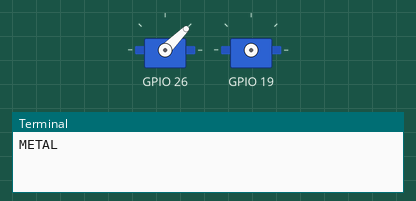
The program below on a simulated Raspberry Pi (BCM pin numbers), started with the argument metal. Parts: 2 × servo, the last lines printed to the terminal. Servo angles are drawn from the pulse width (0.5 ms = 0°, 2.5 ms = 180°). At 5.0 s the program stops and its outputs stay as they are.

Above: at 0.1 s.
At 4.1 s:
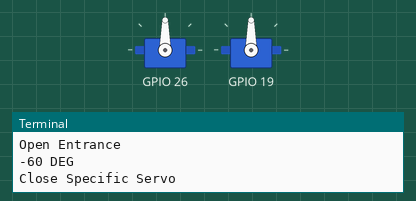
Timing chart, 0 to 5.6 s (numbered marks = the images above):
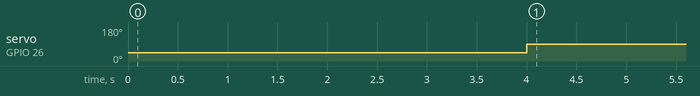

The program:

servo_rotation.py
```python
import RPi.GPIO as GPIO
import time
import sys

GPIO.setmode(GPIO.BCM)  # set the GPIO mode to BCM numbering

# Set the GPIO pins for the servos
servo_pins = {
    'plastic': 12,
    'metal': 26,
    'paper': 19
}

# Get the classified trash from  the command line argument
classified_trash = sys.argv[1]

# Set up the entrance pin
entrance_pin = servo_pins.get('paper')
if entrance_pin:
    GPIO.setup(entrance_pin, GPIO.OUT)  # set the entrance pin as an output
    entrance_pwm = GPIO.PWM(entrance_pin, 50)
    entrance_pwm.start(0)

# Set up the specific servo pin based on the classified trash
specific_servo_pin = servo_pins.get(classified_trash.lower())

if classified_trash.lower() in ['metal', 'plastic']:
    if specific_servo_pin:
        GPIO.setup(specific_servo_pin, GPIO.OUT)  # set the specific servo pin as an output
        specific_pwm = GPIO.PWM(specific_servo_pin, 50)
        specific_pwm.start(0)
        if(classified_trash == 'metal'):
            print("METAL")
            specific_pwm.ChangeDutyCycle(5)
            time.sleep(1)
        elif (classified_trash =='plastic'):
            print("PLASTIC")
            specific_pwm.ChangeDutyCycle(10)
            time.sleep(1)
        # Rotate the specific servo to 60 degrees
        #print("60 DEG")
        #specific_pwm.ChangeDutyCycle(7.5)
        #time.sleep(1)

        # Rotate back the specific servo to -60 degrees
        #print("-60 DEG")
        #specific_pwm.ChangeDutyCycle(2.5)
        #time.sleep(1)

        # Stop the specific servo
        #specific_pwm.stop()

        # Open the entrance by rotating to 90 degrees
        print("Open Entrance")
        entrance_pwm.ChangeDutyCycle(1.5)
        time.sleep(1)
        print("-60 DEG")
        entrance_pwm.ChangeDutyCycle(7.5)
        time.sleep(1)
        # Stop the entrance servo
        entrance_pwm.stop()

        # Wait for the entrance to close
        time.sleep(1)

        # Close the specific servo for metal or paper
        print("Close Specific Servo")
        #specific_pwm.ChangeDutyCycle(7.5)
        #time.sleep(1)
        specific_pwm.ChangeDutyCycle(7.5)
        time.sleep(1)
        specific_pwm.stop()

    else:
        print("Invalid specific servo pin configuration")

elif classified_trash.lower() == 'paper':
    if entrance_pin:
        # Open the entrance by rotating to 90 degrees
        print("Open Entrance")
        entrance_pwm.ChangeDutyCycle(1.5)
        time.sleep(1)
        print("-60 DEG")
        entrance_pwm.ChangeDutyCycle(7.5)
        time.sleep(1)
        # Stop the entrance servo
        entrance_pwm.stop()

else:
    print("Invalid classified trash")

GPIO.cleanup()
```

Measured:
- by itself, servo on GPIO 26: 45° → 90° at 4.0 s
